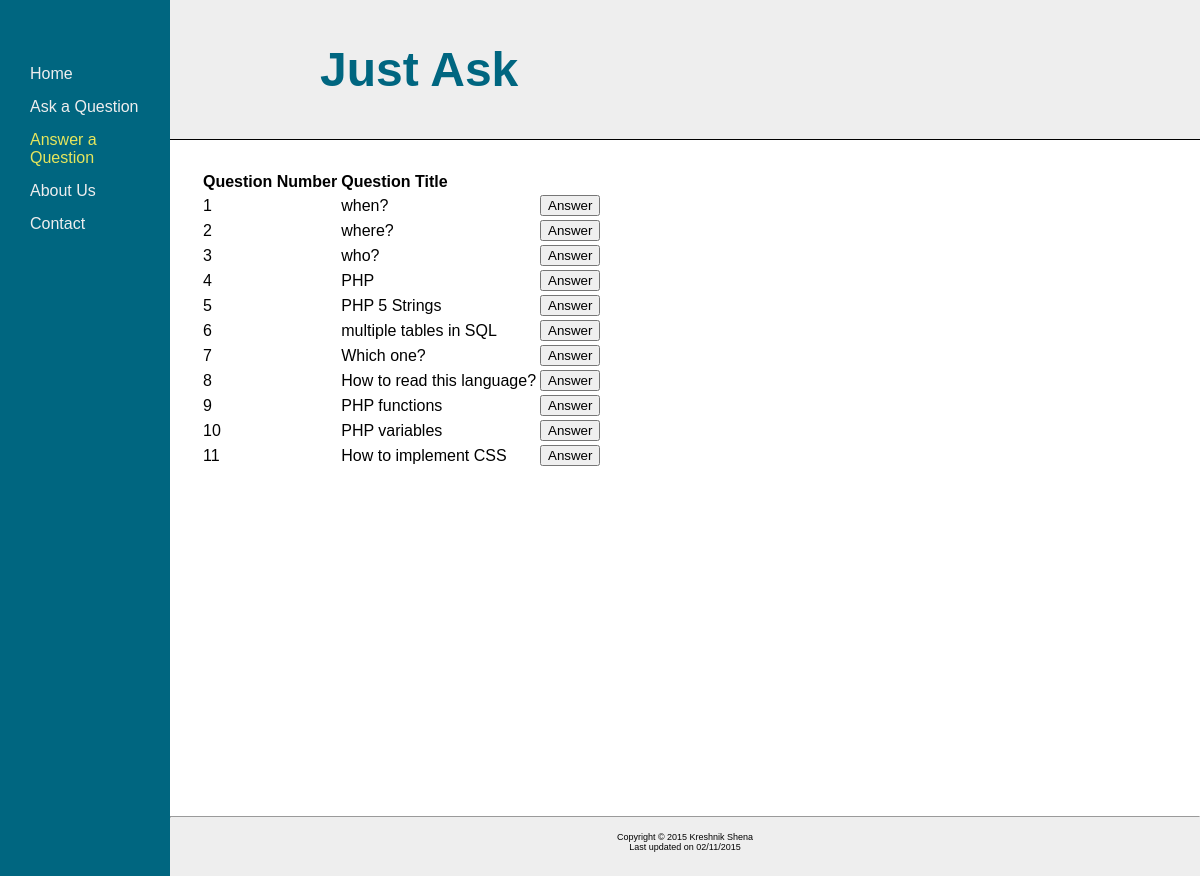
The app's page /answer.php with its own data.
### tables this page shows
CREATE TABLE IF NOT EXISTS `question` (
`q_id` int(10) unsigned NOT NULL,
  `q_title` varchar(150) NOT NULL,
  `q_text` text NOT NULL,
  `q_date` datetime NOT NULL,
  `asker_id` int(10) unsigned NOT NULL
);

### answer.php (the view, shortened to what this page needs)
<!DOCTYPE html>
<html>
<head>
<link rel="stylesheet" type="text/css" href="mystyle.css">
</head>
<body link=#eeeeee>
<div id="wrapper">
	<div id="leftcolumn">
	<a  href="home.php">Home</a>
	<a  href="question.php">Ask a Question</a>
	<a style="color:#E6E65C;" href="answer.php">Answer a Question</a>
	<a  href="about.html">About Us</a>
	<a  href="contact.html">Contact</a>
	</div>
	<div id="rightcolumn">
		<div id="logo">
		<h1>Just Ask</h1>
		</div>
	<div class="content">
		<?php
		$servername = "localhost";
$username = "admin";
$password = "5pR1nG2OlS";
$dbname = "justask";
$mysqli = mysqli_connect($servername, $username, $password, $dbname);
		$query = "SELECT q_id, q_title, asker_id
		FROM question";
		$questionResult = $mysqli->query($query)
  or die($mysqli->error);
echo "<table>";
echo "<tr><td><strong>Question Number</strong></td><td><strong>Question Title</strong></td></tr>";
while($row = $questionResult->fetch_assoc())
{
echo "<tr><td>" . $row['q_id'] . "</td><td>" . $row['q_title'] . "<td>
<form  action='logout.php' method='post' >
<input type='submit' name='answer' value='Answer' />
</form></td></tr>";
}
echo "</table>";
?>
<br><br><br><br><br><br><br><br><br><br>
		<br><br><br><br><br><br><br><br><br>
	</div>
		<div id="footer">
		<hr /><br/>
		Copyright &copy; 2015 Kreshnik Shena<br/>
		Last updated on 02/11/2015
		</div>
	</div>
</div>
</body>
</html>

### mystyle.css (style rules this page uses)
body { font-family: Verdana,Arial,sans-serif; margin: 0; height:100%; }
#wrapper { background-color: #006680; color: #000066; width: 100%; min-width: 800px; min-height:100%; }
#leftcolumn { float: left; width: 150px; padding-left: 15px; padding-top: 50px; min-height:100%; position:relative; }
#rightcolumn { margin-left: 170px; background-color: #ffffff; color: #000000; }
#logo { background-color: #eeeeee; color: #006680; font-size: x-large; border-bottom: 1px solid #000000; padding: 10px; padding-left: 150px; }
.content { padding: 30px 10px 0 30px; }
#footer { background-color: #eeeeee; font-size: xx-small; text-align: center; padding-bottom: 10px; width:100%; height:50px; position:relative; bottom:0; left:0; }
#leftcolumn a { text-decoration: none; margin: 15px; display: block; }

### records on screen
question: q_id "1", q_title "when?"
question: q_id "2", q_title "where?"
question: q_id "3", q_title "who?"
question: q_id "4", q_title "PHP"
question: q_id "5", q_title "PHP 5 Strings"
question: q_id "6", q_title "multiple tables in SQL"
question: q_id "7", q_title "Which one?"
question: q_id "8", q_title "How to read this language?"
question: q_id "9", q_title "PHP functions"
question: q_id "10", q_title "PHP variables"
question: q_id "11", q_title "How to implement CSS"
